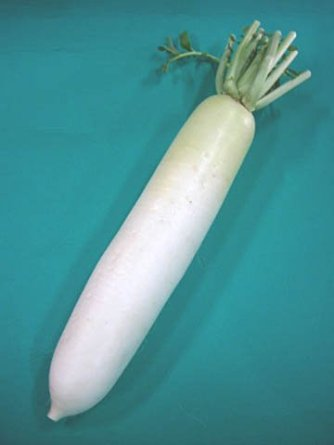
#> input picture daikon/pics/daikon1.jpg, 334 x 445 px
$ jupyter execute 'ダイコン形状記述　バッチ版.ipynb'   (shell and % lines are left out)   (older library calls are emulated)
#> lines starting #> are read from the running program, lines starting #| are printed output that depends on the picture; after the words box and inside, x2 and y2 are one past the last pixel; in counts of white or black regions, pixels touching at a corner belong together; long printed decimals are rounded
# ダイコン画像処理　試作プログラム
処理対象画像を変えたい場合はファイル名を書き換えてください。
画像ファイルと自作細線化ライブラリ thin（のフォルダ） はこのファイルと同じフォルダに入れておく必要があります

[cell 1]
# -*- coding: utf-8 -*-A
import cv2
#import matplotlib
#%matplotlib nbagg
#matplotlib.use('nbagg')

import numpy as np
import matplotlib.pyplot as plt
import random

# plt.hold(False)

# 下の２つは自作ライブラリ
from thin.thin import getSkelline
from fit import fit1 as fit
# 処理対象画像
imgfile = 'pics/daikon1.jpg'

# 画像表示用関数
# グレイ画像の表示
def pltgry(img):
    plt.axis('off')
    plt.imshow(cv2.cvtColor(img,cv2.COLOR_GRAY2RGB))
    plt.show()

# カラー画像の表示
def pltcol(img):
    plt.axis('off')
    plt.imshow(cv2.cvtColor(img,cv2.COLOR_BGR2RGB))
    plt.show()

#  ラベルデータからラベルごとに色分けした画像を生成して表示
def getlabelimage(labels, num_labels):
    dst = np.zeros(labels.shape+(3,),dtype=np.uint8)
    colors = []
    for i in range(1, num_labels+1):
       colors.append(np.array([random.randint(100, 255), random.randint(0, 255), random.randint(0, 255)]))

    for y in range(0, labels.shape[0]):
        for x in range(0, labels.shape[1]):
            if labels[y, x] > 0:
                dst[y, x] = colors[labels[y, x]]
            else:
                dst[y, x] = [0, 0, 0]
    return dst


# スケルトン（距離の極大点）の抽出
'''
def skelton(img):
    ( height,width) = img.shape
    result = np.zeros_like(img)
    for i in range(1,height-1):
        for j in range(1,width-1):
            if isPolar(img,i,j):
                result[i][j]=img[i][j]
    return result


# 極値かどうかの判定
def isPolar(img, i, j):
    rv = True
    if img[i][j] == 0:
        rv = False
    if int(img[i][j]) < int(img[i -1][j]):
        rv = False
    if int(img[i][j]) < int(img[i +1][j]):
        rv = False
    if int(img[i][j]) < int(img[i][j -1]):
        rv = False
    if int(img[i][j]) < int(img[i][j +1]):
        rv = False
    if int(img[i][j]) < int(img[i -1][j -1]):
        rv = False
    if int(img[i][j]) < int(img[i -1][j +1]):
        rv = False
    if int(img[i][j]) < int(img[i +1][j -1]):
        rv = False
    if int(img[i][j]) < int(img[i +1][j +1]):
        rv = False
    return rv

# スケルトンのリストを生成する関数
def skellist(img):
    (height,width) = img.shape
    result = []
    for i in range(1,height-1):
        for j in range(1,width-1):
            if img[i][j]>0:
                result.append([i,j,img[i][j]])
    return result
'''

# スケルトンのリストを生成する関数、細線化バージョン
# [11 lines left out: function skellist, not called in this run]

# スケルトンデータから2値画像データを復元 （検証のため）
'''def skel2img(skeldata,shape):
    img = np.zeros(shape,dtype='uint8')
    for i in range (len(skeldata)):
        cv2.circle(img,(skeldata[i][1],skeldata[i][0]),int(skeldata[i][2]),(255,255,255))
    return img
'''
# スケルトンデータから2値画像データを復元 （検証のため）
# [85 lines left out: functions skel2img, recalcDistanceP, makeNormalizedImage, getContour, not called in this run]


'''
メインプログラム
ここから
'''

def main():
    global imgfile
    plt.hold(True)
    # カラー画像の読み込み
    src = cv2.imread(imgfile)
#> src is the input picture: shape (445, 334, 3); mean B, G, R 150.9, 147.7, 77
    # 同じ画像をグレー画像として読み込み
    gry = cv2.imread(imgfile,0)
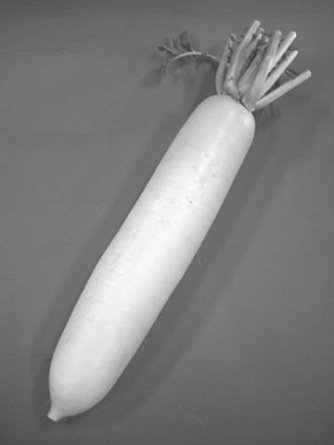
#> gry: shape (445, 334); min 55, max 254, mean 126.9
    # エッジ画像の生成
    edge=cv2.Canny(gry,100, 150)   # パラメータは適当
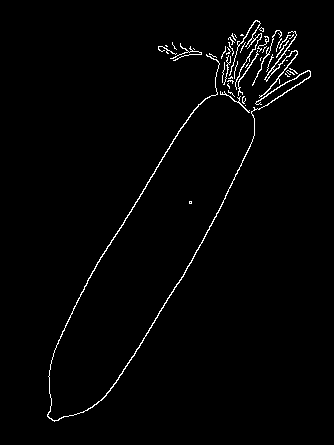
#> edge: shape (445, 334); 1.7% white in thin lines or dots, all inside (x1, y1, x2, y2) = (47, 20, 311, 422)

    # plt.figure(num=None, figsize=(8, 6), dpi=80, facecolor='w', edgecolor='k')
    print(u'処理対象画像　',imgfile,src.shape)
#| 処理対象画像　 pics/daikon1.jpg (445, 334, 3)
    pltcol(src)


    # 穴埋め
    kernel = np.ones((5,5),np.uint8)
    edge= cv2.morphologyEx(edge,cv2.MORPH_CLOSE, kernel)
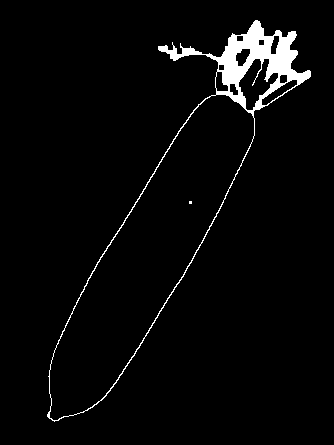
#> edge: shape (445, 334); 3.3% white; 2 white regions (1 under 20 px), largest, box (x1, y1, x2, y2) and area: (47, 20, 311, 422) 4858
    print(u'エッジ画像')
    pltgry(~edge)

    # 黒連結成分のラベリング
    output = cv2.connectedComponentsWithStats(edge, connectivity = 8)
    # Get the results
    num_labels = output[0]  # 連結成分の数
#> num_labels = 3
    labels = output[1] # ラベル画像
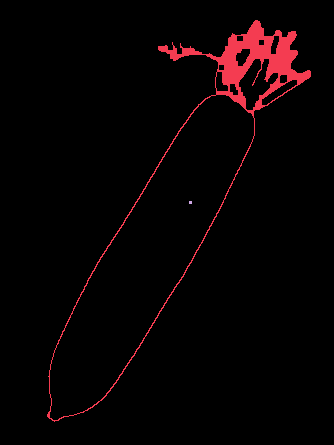
#> labels: shape (445, 334) int32; 3 distinct labels, from 0 to 2; one colour per label, 0 black
    stats = output[2] # 属性情報の配列　cv2.CC_STAT_AREA番が面積me
#> stats = [[0, 0, 334, 445, 143763], [47, 20, 264, 402, 4858], [189, 201, 3, 3, 9]]
    menseki = stats[:,cv2.CC_STAT_AREA]
#> menseki = [143763, 4858, 9]
    centroids = output[3]
#> centroids = [[164.4, 226], [229.6, 102.6], [190, 202]]
    print(u'黒領域数=',num_labels,u'白画素数',menseki[0],'黒領域画素数',menseki[1:])
#| 黒領域数= 3 白画素数 143763 黒領域画素数 [4858    9]

    # 結果確認のために色付けしてみる
    dst = getlabelimage(labels,num_labels)
#> after the loop in getlabelimage, `for y in range(0, labels.shape[0]):`:
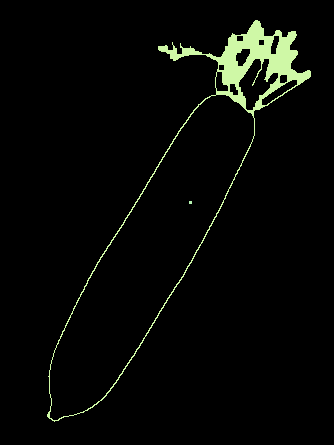
#> dst: shape (445, 334, 3); mean of channels 0, 1, 2 5.4, 8.1, 6.8; drawn as B, G, R
    print(u'ラベル画像（エッジ）')
    pltcol(dst)

    # 小領域の削除
    img= np.zeros(gry.shape,dtype=np.uint8)
    for i in range(1,num_labels ):
            if  stats[i][cv2.CC_STAT_AREA] > gry.shape[0]+gry.shape[1]:
                img = img + np.uint8(labels==i)*255
    edge = img
    print(u'微小領域の除去後（エッジ）')
    pltgry(edge)

    # 白連結成分のラベリング
    output = cv2.connectedComponentsWithStats(~edge, connectivity = 4)  # 白領域の場合は４連結処理であることに注意
    # Get the results
    num_labels = output[0]  # 連結成分の数
#> num_labels = 13
    labels = output[1] # ラベル画像
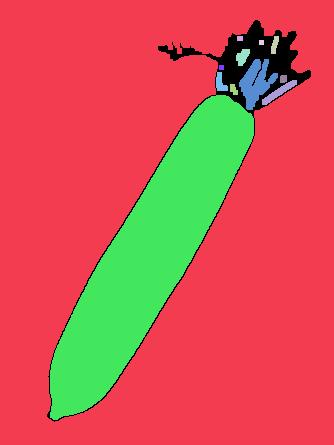
#> labels: shape (445, 334) int32; 13 distinct labels, from 0 to 12; one colour per label, 0 black
    stats = output[2] # 属性情報の配列　cv2.CC_STAT_AREA番が面積me
#> stats = 13 rows, first 6: [47, 20, 264, 402, 4858], [0, 0, 334, 445, 117412], [237, 36, 6, 5, 30], [271, 36, 8, 18, 96], [259, 40, 5, 5, 25], [236, 49, 14, 17, 157]
    menseki = stats[:,cv2.CC_STAT_AREA]
#> menseki = [4858, 117412, 30, 96, 25, 157, 985, 25, 143, 53, 263, 64, 24519]
    print(u"ラベル数",u"黒画素数",u"白領域画素数リスト")
    print(num_labels,menseki[0],menseki[1:])
#| 13 4858 [117412     30     96     25    157    985     25    143     53    263
#|      64  24519]

    dst = getlabelimage(labels,num_labels)
#> call 2 of getlabelimage, with num_labels = 13
#> after the loop in getlabelimage (call 2), `for y in range(0, labels.shape[0]):`:
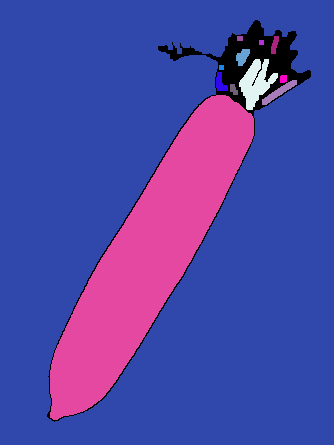
#> dst: shape (445, 334, 3); mean of channels 0, 1, 2 165.1, 70.1, 78; drawn as B, G, R
    print(u'領域ラベル画像')
    pltcol(dst)

    # ２番めに大きな領域がダイコンの主要部分であると仮定する。
    sortedindex = menseki[1:].argsort()[::-1]+1  # ラベル番号を画素数でソーティングしたリスト
#> sortedindex = [1, 12, 6, 10, 5, 8, 3, 11, 9, 2, 7, 4]
    dnum = sortedindex[1] # ２番めに値の大きいデータのインデックス。１番多い領域はおそらく背景なのでそれを覗いて一番画素が多い領域番号
#> dnum = 12
    print(sortedindex,menseki,u'\n大根の領域は',dnum,u'番目')
#| [ 1 12  6 10  5  8  3 11  9  2  7  4] [  4858 117412     30     96     25    157    985     25    143     53
#|     263     64  24519]
#| 大根の領域は 12 番目

    daikonimg = np.uint8(labels==dnum)*255 # 上で求めたラベル番号に一意する画素を255（白)にした画像
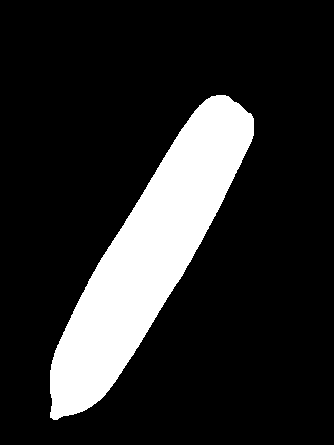
#> daikonimg: shape (445, 334); 16.5% white; 1 white region, box (x1, y1, x2, y2) and area: (50, 95, 254, 420) 24519
    print(u'大根の根の部分を抽出した画像')
    pltgry(daikonimg)

    # 距離画像変換　　各白画素について，最も近い黒画素までの距離をデータとする画像を生成
    # DIST_L１ 4近傍距離。DIST_L2　ユークリッド距離 DIST_C　８近傍距離
    dist = cv2.distanceTransform(daikonimg,cv2.DIST_L2,5)
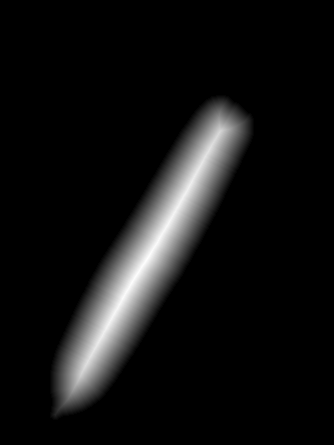
#> dist: shape (445, 334) float32; min 0, max 38.55, mean 2.8; drawn with min black and max white
    #距離画像を表示してみる
    # print(u'距離画像')
    # pltgry(dist)

    # 最大の距離は？　　　これが最大半径となる
    maxR = np.max(dist)
#> maxR = 38.55
    print(u'最大半径=',maxR)
#| 最大半径= 38.553

    # 最大値が白（最大輝度）になるようダイナミックレンジの拡大をしてみる
    tmp = dist * 255/np.max(dist)
    distimg = tmp.astype('uint8')
    print(u'距離画像')
    pltgry(distimg)

    # スケルトン画像の生成
    # skelimg = skelton(dist)
    skelimg = getSkelline(daikonimg)
    print(u'スケルトン画像')
    pltgry(skelimg)

    # スケルトンのリストを求める
    # skeltondata = skellist(skelton(dist))
    skeltondata = skellist(skelimg,dist)

    # 復元して結果を確認
    recallimg = skel2img(skeltondata,src.shape,skelimg)
    plt.axis('off')
    print(u'スケルトンから画像を復元(確認)')
    pltcol(recallimg)

    # skeltondata を numpy array へ変換
    skd = np.array(skeltondata)

    # 黒画素から最も距離のある，内部の点を基準点として選ぶ
    normP = np.argmax(skd[:,2])
    xnorm = skd[normP][1]
    ynorm = skd[normP][0]

    print (u'基準点',normP,'(',xnorm,ynorm,')')

    # 基準点からの距離の配列を生成
    distance = np.array([np.sign(x-xnorm)*np.sqrt((x-xnorm)**2 + (y - ynorm)**2)  for (y,x) in skd[:,0:2]] )
    # 距離画像データの距離だけの配列を生成

    # 基準点からの距離でインデックスを並べ替え
    index = np.argsort(distance)
    skd = skd[index]
    distance = distance[index]
    skdp = np.array([ list(np.append(s,d)) for (s,d) in zip(skd,distance)])

    #  並べ替えたので基準点のインデックスを再度調べ直す
    normP = np.argmax(skd[:,2])
    print (u'基準点',normP,'(',xnorm,ynorm,')')

    # 軸に沿った距離のデータを生成する
    recalcDistanceP(skdp,normP)

    skdN = skdp[skdp[:,3]<= 0]
    skdP = skdp[skdp[:,3] > 0]

    # 横軸を基準点からのスケルトン位置までの距離，縦軸をそのスケルトンの距離データとしたグラフ
    plt.axis('equal')
    plt.hold(True)
    ydata = np.array(skdN[:,2])
    xdata = np.array(skdN[:,3])
    plt.plot(xdata,ydata,'-',color=(1,0,0.0))
    plt.plot(xdata,-ydata,'-',color=(1,0,0.0))
    ydata = np.array(skdP[:,2])
    xdata = np.array(skdP[:,3])
    plt.plot(xdata,ydata,'-',color=(0,0,1.0))
    plt.plot(xdata,-ydata,'-',color=(0,0,1.0))
    plt.hold(False)
    plt.show()

    # 中心線を直線化して形状整形した画像の生成
    norzimg = makeNormalizedImage(skdp)
    pltgry(norzimg)

    # 輪郭線を再抽出 (mode 0 全体)
    bw,cnt = getContour(norzimg,0)
    cv2.drawContours(bw, cnt, 0, (255,255,255), 1)
    pltgry(bw)

    # 輪郭線を再抽出 (mode 1 先端のみ)
    bw,cnt = getContour(norzimg,1)
    cv2.drawContours(bw, cnt, 0, (255,255,255), 1)
    pltgry(bw)

    # 先端部分だけの点列の生成　(mode 2)
    bw,cnt = getContour(norzimg,2)
    xdata = [i[0][0]  for i in cnt[0]]
    ydata = [i[0][1]- bw.shape[0]/2 for i in cnt[0]]
    plt.gca().set_aspect('equal',adjustable='box')
    plt.plot(xdata,ydata,"r")

    # 最大径を基準に正規化
    xdata = np.array(xdata)/maxR
    ydata = np.array(ydata)/maxR

    # Tensorflow でロジスティック近似
    fit((xdata,ydata),itr = 1000, alpha=0.5)

main()
#> (the call stopped at in main, `skelimg = getSkelline(daikonimg)`: thin is not available in this run)
